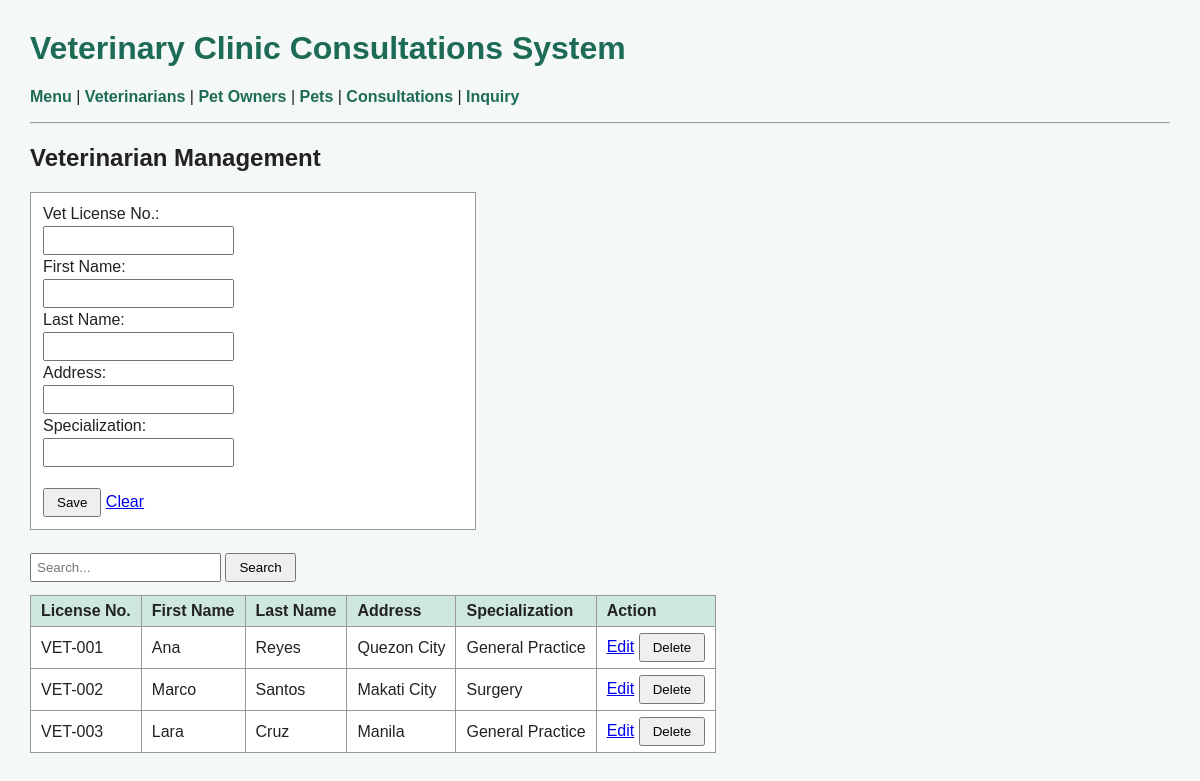
The page /veterinarian.php on the database its author committed.
### tables this page shows
CREATE TABLE Veterinarian (
    vetID      VARCHAR(20) PRIMARY KEY,
    vetFName   VARCHAR(50),
    vetLName   VARCHAR(50),
    vetAddress VARCHAR(100),
    vetSpecial VARCHAR(50),
    isDeleted  TINYINT DEFAULT 0
);

### db.php (called while the page is built)
<?php
$conn = new mysqli("localhost", "root", "", "clinic");
function run($sql, $values = []) {
    global $conn;
    return $conn->execute_query($sql, $values);
}
function h($text) {
    return htmlspecialchars($text ?? "");
}

### veterinarian.php (the view, shortened to what this page needs)
<?php
include "db.php";
include "header.php";
$row = ["vetID" => "", "vetFName" => "", "vetLName" => "", "vetAddress" => "", "vetSpecial" => ""];
$editing = "";
$search = $_GET["search"] ?? "";
$list = run("SELECT * FROM Veterinarian
             WHERE isDeleted = 0
             AND (vetID LIKE ? OR vetFName LIKE ? OR vetLName LIKE ? OR vetSpecial LIKE ?)",
            ["%$search%", "%$search%", "%$search%", "%$search%"]);
?>
<h2>Veterinarian Management</h2>
<form method="post" class="box">
    Vet License No.:<br>
    <input name="vetID" value="<?= h($row["vetID"]) ?>" <?= $editing ? "readonly" : "required" ?>><br>
    First Name:<br>
    <input name="vetFName" value="<?= h($row["vetFName"]) ?>" required><br>
    Last Name:<br>
    <input name="vetLName" value="<?= h($row["vetLName"]) ?>" required><br>
    Address:<br>
    <input name="vetAddress" value="<?= h($row["vetAddress"]) ?>" required><br>
    Specialization:<br>
    <input name="vetSpecial" value="<?= h($row["vetSpecial"]) ?>" required><br><br>
    <button name="save">Save</button>
    <a href="veterinarian.php">Clear</a>
</form>
<form method="get">
    <input name="search" placeholder="Search..." value="<?= h($search) ?>">
    <button>Search</button>
</form>
<table>
    <tr><th>License No.</th><th>First Name</th><th>Last Name</th><th>Address</th><th>Specialization</th><th>Action</th></tr>
    <?php while ($r = $list->fetch_assoc()) { ?>
    <tr>
        <td><?= h($r["vetID"]) ?></td>
        <td><?= h($r["vetFName"]) ?></td>
        <td><?= h($r["vetLName"]) ?></td>
        <td><?= h($r["vetAddress"]) ?></td>
        <td><?= h($r["vetSpecial"]) ?></td>
        <td>
            <a href="veterinarian.php?edit=<?= urlencode($r["vetID"]) ?>">Edit</a>
            <form method="post" style="display:inline" onsubmit="return confirm('Delete this record?')">
                <button name="delete" value="<?= h($r["vetID"]) ?>">Delete</button>
            </form>
        </td>
    </tr>
    <?php } ?>
</table>
<?php include "footer.php"; ?>

### style.css (style rules this page uses)
body { font-family: Arial, sans-serif; margin: 30px; background: #f4f8f6; color: #222; }
table { border-collapse: collapse; background: white; margin-top: 10px; }
th, td { border: 1px solid #999; padding: 6px 10px; text-align: left; }
th { background: #cfe8df; }
input, select, textarea { padding: 5px; margin: 3px 0; }
button { padding: 5px 12px; cursor: pointer; }
.box { background: white; border: 1px solid #999; padding: 12px; margin-bottom: 20px; width: 420px; }

### rows shown on the page
veterinarian: vetID "VET-001", vetFName "Ana", vetLName "Reyes", vetAddress "Quezon City", vetSpecial "General Practice"
veterinarian: vetID "VET-002", vetFName "Marco", vetLName "Santos", vetAddress "Makati City", vetSpecial "Surgery"
veterinarian: vetID "VET-003", vetFName "Lara", vetLName "Cruz", vetAddress "Manila", vetSpecial "General Practice"
